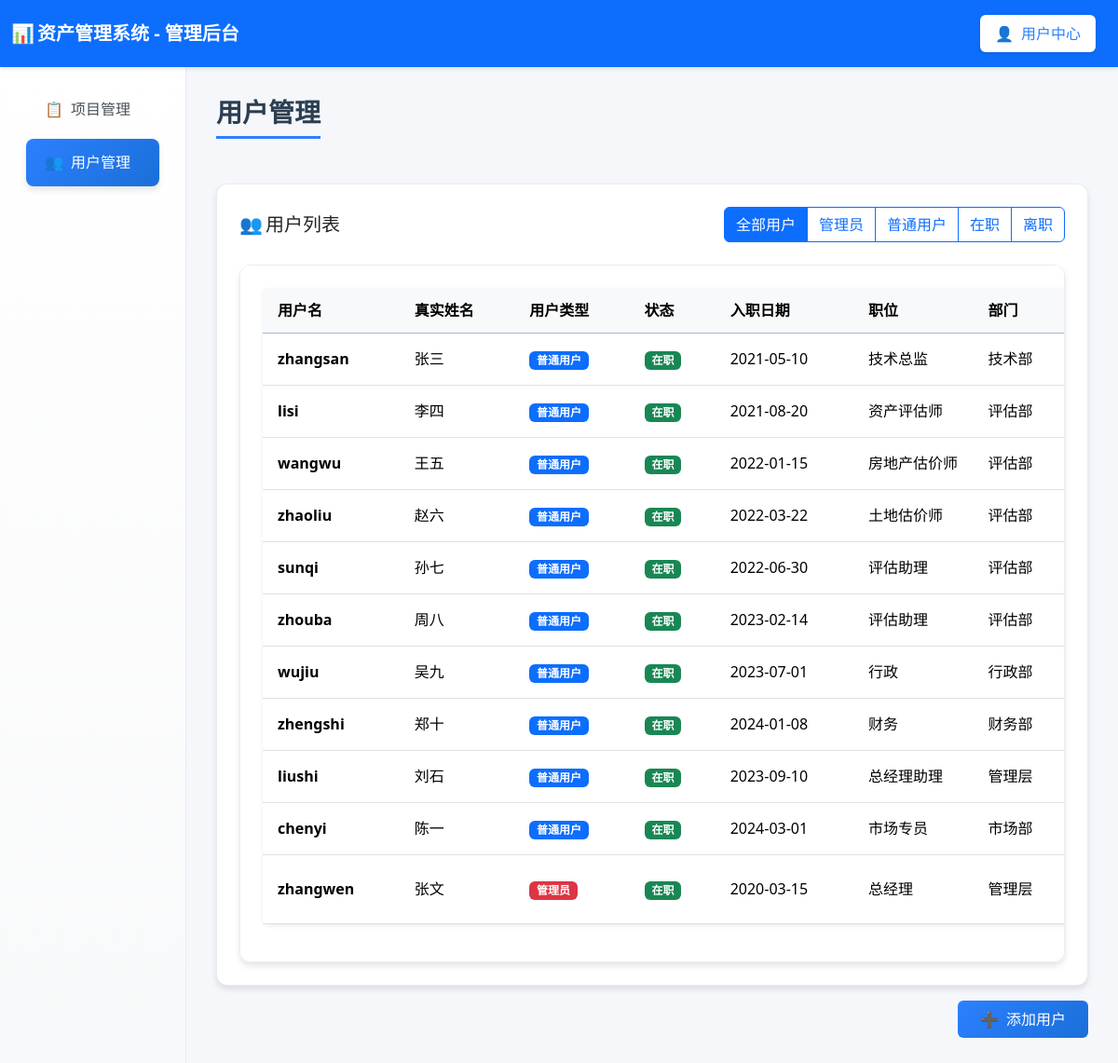
/user_manager (signed in), run on an earlier commit of the app's database.
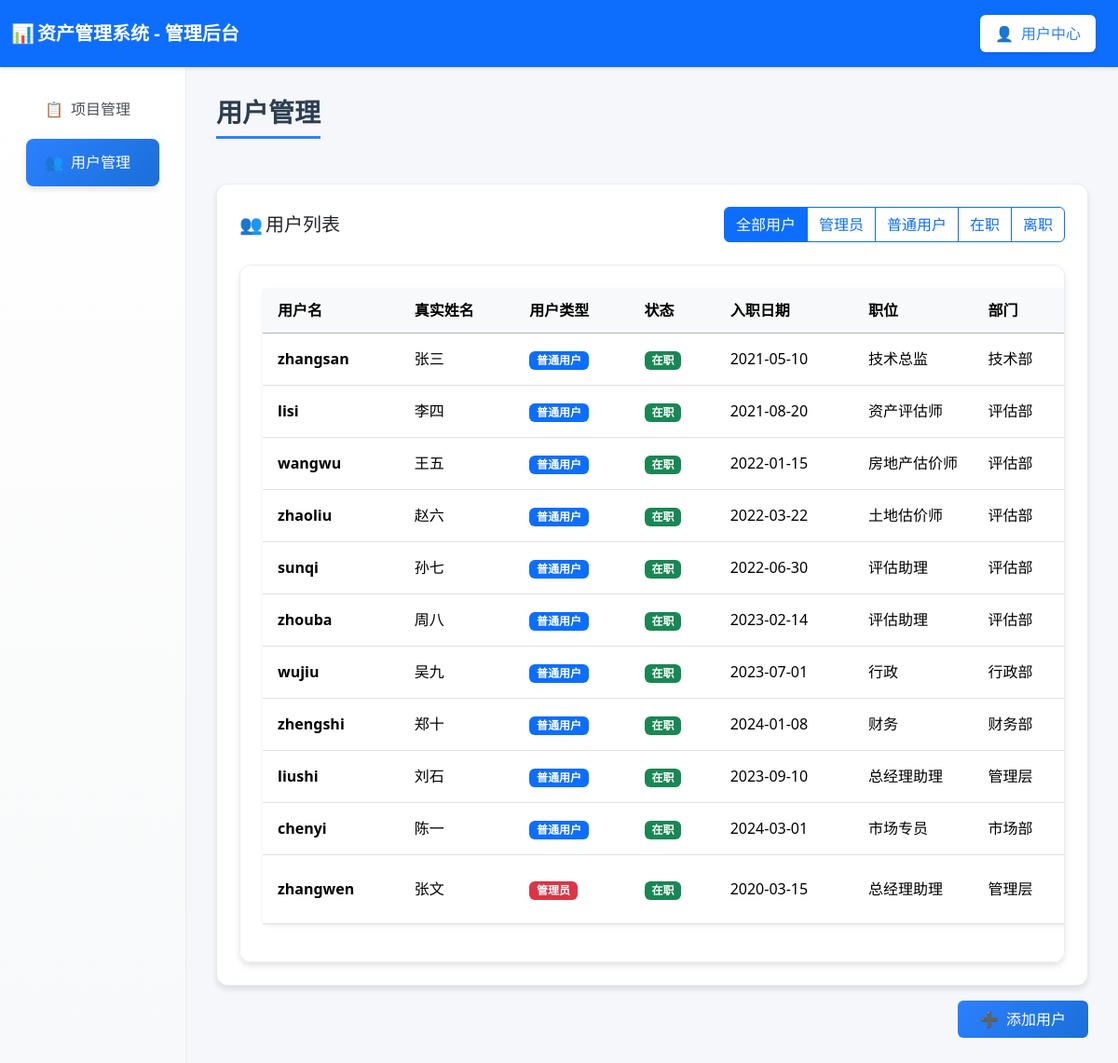
And on a later commit of the database.
### tables this page shows
CREATE TABLE users (
        id INTEGER PRIMARY KEY AUTOINCREMENT,
        username TEXT UNIQUE,
        realname TEXT,
        user_type TEXT,
        password TEXT,
        phone TEXT,
        email TEXT,
        hire_date TEXT,
        education TEXT,
        position TEXT,
        department TEXT,
        status TEXT DEFAULT 'active',  -- active-在职, inactive-离职
        create_time TEXT DEFAULT CURRENT_TIMESTAMP,
        update_time TEXT DEFAULT CURRENT_TIMESTAMP
    );

### routes/user_routes.py (the view)
@router.get("/user_manager", response_class=HTMLResponse)
async def user_manager(
    request: Request,
    user: dict = Depends(login_required),
    db: sqlite3.Connection = Depends(get_db)
):
    if user.get("user_type") != "admin":
        return RedirectResponse(url="/user_dashboard")
    try:
        users = await user_service.get_all_users(db)
        for user_item in users:
            user_item["qualifications"] = await user_service.get_user_qualifications(user_item["username"], db)
        return templates.TemplateResponse("user_manager.html", {
            "request": request,
            "user": user,
            "users": users,
            "current_user": user["username"]
        })
    except Exception as e:
        return templates.TemplateResponse("user_manager.html", {
            "request": request,
            "user": user,
            "users": [],
            "current_user": user["username"],
            "error": str(e)
        })

### templates/user_manager.html (shortened to what this page needs)
<!DOCTYPE html>
<html lang="zh-CN">
<head>
  <link href="https://cdn.jsdelivr.net/npm/bootstrap@5.3.2/dist/css/bootstrap.min.css" rel="stylesheet">
  <link rel="stylesheet"
    href="https://cdnjs.cloudflare.com/ajax/libs/bootstrap-icons/1.11.0/font/bootstrap-icons.min.css">
</head>
<body>
  <nav class="navbar navbar-dark bg-primary">
    <div class="container-fluid">
      <span class="navbar-brand mb-0 h1 fw-bold">
        <span class="fallback-icon">📊</span>资产管理系统 - 管理后台
      </span>
      <ul class="navbar-nav ms-auto">
        <li class="nav-item">
          <a class="nav-link user-center" href="/user_dashboard">
            <span class="fallback-icon">👤</span>用户中心
          </a>
        </li>
      </ul>
    </div>
  </nav>
  <div class="container-fluid">
    <div class="row">
      <div class="col-md-3 col-lg-2 sidebar">
        <nav class="nav flex-column p-3">
          <a class="nav-link" href="/admin_projects">
            <span class="fallback-icon">📋</span>项目管理
          </a>
          <a class="nav-link active" href="/user_manager">
            <span class="fallback-icon">👥</span>用户管理
          </a>
        </nav>
      </div>
      <div class="col-md-9 col-lg-10 main-content">
        <h3 class="page-title">用户管理</h3>
        <div class="table-container">
          <div class="table-header">
            <h5 class="mb-0"><span class="fallback-icon">👥</span>用户列表</h5>
            <div class="filter-controls">
              <div class="btn-group" role="group">
                <label class="btn btn-outline-primary" for="allUsers">全部用户</label>
                <label class="btn btn-outline-primary" for="adminUsers">管理员</label>
                <label class="btn btn-outline-primary" for="normalUsers">普通用户</label>
                <label class="btn btn-outline-primary" for="activeUsers">在职</label>
                <label class="btn btn-outline-primary" for="inactiveUsers">离职</label>
              </div>
            </div>
          </div>
          {% if users %}
          <div class="table-container">
            <table class="table table-hover bg-white rounded shadow-sm">
              <thead class="table-primary">
                <tr>
                  <th>用户名</th>
                  <th>真实姓名</th>
                  <th>用户类型</th>
                  <th>状态</th>
                  <th>入职日期</th>
                  <th>职位</th>
                  <th>部门</th>
                </tr>
              </thead>
              <tbody id="usersTableBody">
                {% for user in users %}
                <tr data-user-type="{{ user.user_type }}" data-user-status="{{ user.status }}"
                  onclick="viewUserDetail('{{ user.username }}')" style="cursor: pointer;">
                  <td>
                    <strong>{{ user.username }}</strong>
                  </td>
                  <td>
                    {% if user.realname %}
                    {{ user.realname }}
                    {% else %}
                    <span class="text-muted">未设置</span>
                    {% endif %}
                  </td>
                  <td>
                    {% if user.user_type == 'admin' %}
                    <span class="badge user-type-badge user-type-admin">管理员</span>
                    {% else %}
                    <span class="badge user-type-badge user-type-user">普通用户</span>
                    {% endif %}
                  </td>
                  <td>
                    {% if user.status == 'active' %}
                    <span class="badge status-badge status-active">在职</span>
                    {% else %}
                    <span class="badge status-badge status-inactive">离职</span>
                    {% endif %}
                  </td>
                  <td>
                    {% if user.hire_date %}
                    {{ user.hire_date }}
                    {% else %}
                    <span class="text-muted">未设置</span>
                    {% endif %}
                  </td>
                  <td>
                    {% if user.position %}
                    {{ user.position }}
                    {% else %}
                    <span class="text-muted">未设置</span>
                    {% endif %}
                  </td>
                  <td>
                    {% if user.department %}
                    {{ user.department }}
                    {% else %}
                    <span class="text-muted">未设置</span>
                    {% endif %}
                  </td>
                </tr>
                {% endfor %}
              </tbody>
            </table>
          </div>
          {% else %}
          <div class="alert alert-info text-center">
            <h5><span class="fallback-icon">👥</span>暂无用户</h5>
            <p class="mb-0">当前系统中还没有任何用户。</p>
          </div>
          {% endif %}
        </div>
        <div class="mt-3 text-end">
          <button class="btn btn-primary" onclick="addUser()">
            <span class="fallback-icon">➕</span>添加用户
          </button>
        </div>
      </div>
    </div>
  </div>
</body>
</html>

### templates/user_manager.html (style rules this page uses)
:root { --primary-color: #2c80ff; --secondary-color: #6c757d; --success-color: #28a745; --warning-color: #ffc107; --info-color: #17a2b8; --light-bg: #f5f7fb; --card-shadow: 0 4px 6px rgba(0, 0, 0, 0.1); --hover-shadow: 0 8px 15px rgba(0, 0, 0, 0.15); }
body { background-color: var(--light-bg); font-family: 'Segoe UI', Tahoma, Geneva, Verdana, sans-serif; }
.navbar { box-shadow: 0 2px 4px rgba(0, 0, 0, 0.1); padding: 0.8rem 0; }
.sidebar { background: linear-gradient(180deg, #ffffff 0%, #f8f9fa 100%); min-height: calc(100vh - 76px); box-shadow: 2px 0 10px rgba(0, 0, 0, 0.08); border-right: 1px solid #e9ecef; padding: 0; }
.nav-link { color: #495057; padding: 0.85rem 1.25rem; border-radius: 0.5rem; margin: 0.2rem 0.75rem; transition: all 0.3s ease; font-weight: 500; border: none; }
.nav-link.active { background: linear-gradient(135deg, var(--primary-color), #1a6fd8); color: white; box-shadow: var(--card-shadow); }
.main-content { padding: 2rem; background-color: var(--light-bg); }
.page-title { color: #2c3e50; font-weight: 700; margin-bottom: 1.5rem; padding-bottom: 0.5rem; border-bottom: 3px solid var(--primary-color); display: inline-block; }
.table-container { background: white; border-radius: 12px; padding: 1.5rem; box-shadow: var(--card-shadow); border: 1px solid #e9ecef; margin-top: 1.5rem; }
.table-header { display: flex; justify-content: space-between; align-items: center; margin-bottom: 1.5rem; flex-wrap: wrap; gap: 1rem; }
.filter-controls { display: flex; gap: 1rem; align-items: center; flex-wrap: wrap; }
table.table tbody tr { transition: background-color 0.2s ease; }
.user-type-badge { font-size: 0.75rem; padding: 0.35em 0.65em; }
.user-type-admin { background-color: #dc3545; color: white; }
.user-type-user { background-color: #0d6efd; color: white; }
.table th { white-space: nowrap; overflow: hidden; text-overflow: ellipsis; vertical-align: middle; padding: 12px 16px; background-color: #f8f9fa; }
.table td { vertical-align: middle; padding: 12px 16px; }
.table-container { width: 100%; overflow-x: auto; }
.fallback-icon { display: inline-block; width: 20px; text-align: center; margin-right: 8px; }
.navbar-nav .nav-link.user-center { background-color: white; color: var(--primary-color) !important; padding: 0.5rem 1rem; border-radius: 0.375rem; transition: all 0.2s ease; font-weight: 500; box-shadow: 0 2px 4px rgba(0, 0, 0, 0.1); margin-left: 0.5rem; }
.status-badge { font-size: 0.75rem; padding: 0.35em 0.65em; }
.status-active { background-color: #198754; color: white; }
.btn-primary { background: linear-gradient(135deg, var(--primary-color), #1a6fd8); border: none; border-radius: 6px; padding: 0.5rem 1.5rem; font-weight: 500; transition: all 0.3s ease; }
.table th:nth-child(6), .table td:nth-child(6) { min-width: 80px; max-width: 100px; }
.table { min-width: 1400px; table-layout: auto; }

What changed in the data, as far as the page shows it:
changed users "zhangwen": position "总经理" → "总经理助理"
